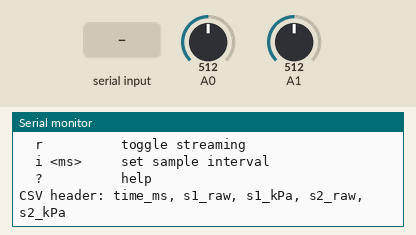
Recording of a sketch running on a simulated Arduino Uno, built with avr-gcc and run on an emulated ATmega328P. Parts: the last lines printed to the serial monitor. Inputs (shaded band) come from the test bench; at power-on: A0 = 512, A1 = 512.

Above: at 1.2 s.
1.3 s: "r90\n" received over Serial
At 1.41 s:
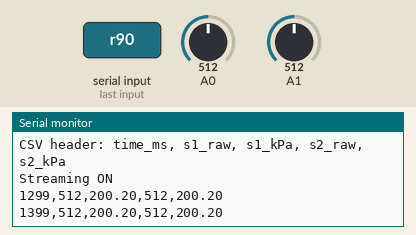
2.8 s: "r,45\n" received over Serial
At 4.0 s:
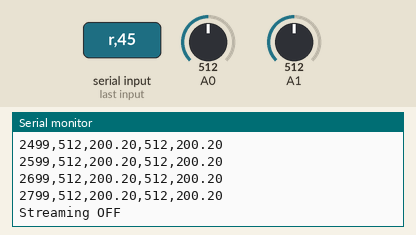
4.3 s: "i90\n" received over Serial
At 5.3 s:
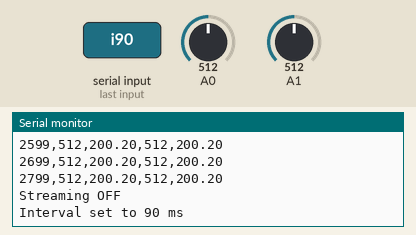
Timing chart, 0 to 7.3 s (numbered marks = the images above; inputs shaded):
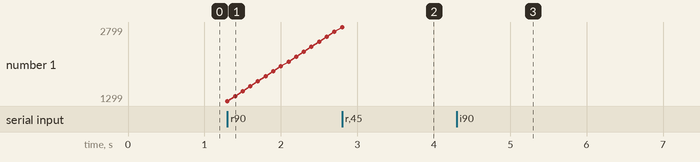

The sketch:

sensor_interface.ino
```cpp
/*
 * sensor_interface.ino
 * Heart Sleeve — Pressure Sensor Read & Stream
 *
 * Purpose: Continuously sample both pressure sensors and stream readings
 *          over Serial. Use this to verify sensor wiring and calibrate the
 *          ADC-to-kPa scaling before running closed-loop control.
 *
 * Serial output (CSV, 115200 baud):
 *   timestamp_ms, sensor1_raw, sensor1_kPa, sensor2_raw, sensor2_kPa
 *
 * Serial commands:
 *   r       — toggle streaming on/off
 *   i <ms>  — set sample interval in ms (default 100)
 *   ?       — print help
 *
 * Calibration:
 *   Update SENSOR_SCALE and SENSOR_OFFSET in pins.h to match your sensor
 *   datasheet. Formula: pressure_kPa = (adc / 1023) * 5.0 * SCALE + OFFSET
 */

#include "../pins.h"

// ---- Config --------------------------------------------------------------
static uint32_t sampleInterval = 100;  // ms between samples
static bool     streaming = false;

// ---- Helpers -------------------------------------------------------------
float adcToKpa(int raw) {
    float voltage = (raw / 1023.0f) * SENSOR_SUPPLY_V;
    return voltage * SENSOR_SCALE + SENSOR_OFFSET;
}

void printHelp() {
    Serial.println(F("Commands:"));
    Serial.println(F("  r          toggle streaming"));
    Serial.println(F("  i <ms>     set sample interval"));
    Serial.println(F("  ?          help"));
    Serial.println(F("CSV header: time_ms, s1_raw, s1_kPa, s2_raw, s2_kPa"));
}

// ---- Arduino lifecycle ---------------------------------------------------
void setup() {
    Serial.begin(115200);

    // Sensor pins are analog inputs by default — no pinMode needed.

    Serial.println(F("Heart Sleeve — Sensor Interface Ready"));
    Serial.println(F("NOTE: Update SENSOR_SCALE and SENSOR_OFFSET in pins.h before trusting kPa values."));
    printHelp();
}

void loop() {
    // Handle serial commands
    if (Serial.available()) {
        char cmd = Serial.read();
        switch (cmd) {
            case 'r':
                streaming = !streaming;
                Serial.println(streaming ? F("Streaming ON") : F("Streaming OFF"));
                break;
            case 'i': {
                long interval = Serial.parseInt();
                if (interval > 0) {
                    sampleInterval = (uint32_t)interval;
                    Serial.print(F("Interval set to "));
                    Serial.print(sampleInterval);
                    Serial.println(F(" ms"));
                }
                break;
            }
            case '?':
                printHelp();
                break;
            default:
                break;
        }
    }

    if (!streaming) return;

    static uint32_t lastSample = 0;
    uint32_t now = millis();
    if (now - lastSample < sampleInterval) return;
    lastSample = now;

    int raw1 = analogRead(PRESSURE_SENSOR_1);
    int raw2 = analogRead(PRESSURE_SENSOR_2);

    float kpa1 = adcToKpa(raw1);
    float kpa2 = adcToKpa(raw2);

    // CSV: time_ms, s1_raw, s1_kPa, s2_raw, s2_kPa
    Serial.print(now);
    Serial.print(',');
    Serial.print(raw1);
    Serial.print(',');
    Serial.print(kpa1, 2);
    Serial.print(',');
    Serial.print(raw2);
    Serial.print(',');
    Serial.println(kpa2, 2);
}
```

Measured:
- after the input at 1.3 s, the serial monitor: prints a new line at once (image 1)
- after the input at 2.8 s, the serial monitor: prints a new line at once (image 2)
- after the input at 4.3 s, the serial monitor: prints a new line at once (image 3)
